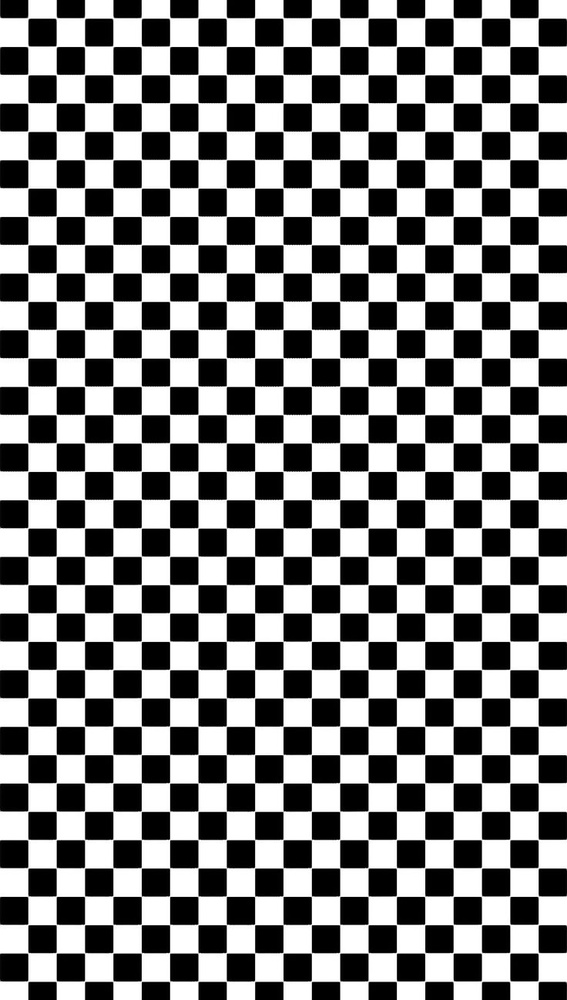
#> input picture resim.jpg, 567 x 1000 px, shrunk from 736 x 1299 before the run
$ python gorev2.py   (older library calls are emulated)
#> lines starting #> are read from the running program, lines starting #| are printed output that depends on the picture
import cv2
import numpy as np

# 1. Resmi gri tonlamalı (siyah-beyaz) olarak okuyoruz
resim = cv2.imread('resim.jpg', 0)  # 0 parametresi doğrudan gri tonlamalı okur
#> resim is the input picture: shape (1000, 567); min 0, max 255, mean 129.9

# 2. Hocanın istediği gibi filtre öncesi Gauss ile yumuşatma yapıyoruz
# 3x3 çekirdek gürültüyü hafifçe azaltmak için yeterli
yumusatilmis = cv2.GaussianBlur(resim, (3, 3), 0)

# 3. İkinci görevdeki 3x3 Yatay Prewitt Çekirdeği
# Üst satır negatif, alt satır pozitif -> Yatay kenarları bulur
cekirdek_yatay = np.array([
    [-1, -1, -1],
    [ 0,  0,  0],
    [ 1,  1,  1]
], dtype=np.float32)

# 4. Çekirdeği resim üzerinde gezdiriyoruz (Konvolüsyon işlemi)
# Negatif piksel farklarını kaybetmemek için float64 kullanıyoruz
kenarlar = cv2.filter2D(yumusatilmis, cv2.CV_64F, cekirdek_yatay)
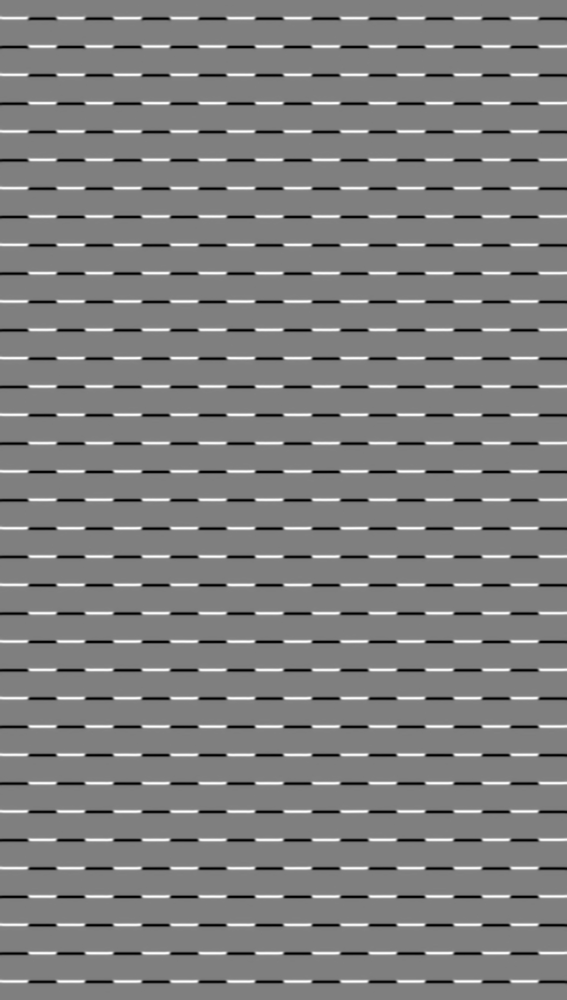
#> kenarlar: shape (1000, 567) float64; min -573, max 573, mean 0; drawn with min black and max white

# 5. Negatif çıkan değerlerin mutlak değerini alıp 0-255 arasına çekiyoruz
sonuc = np.abs(kenarlar)
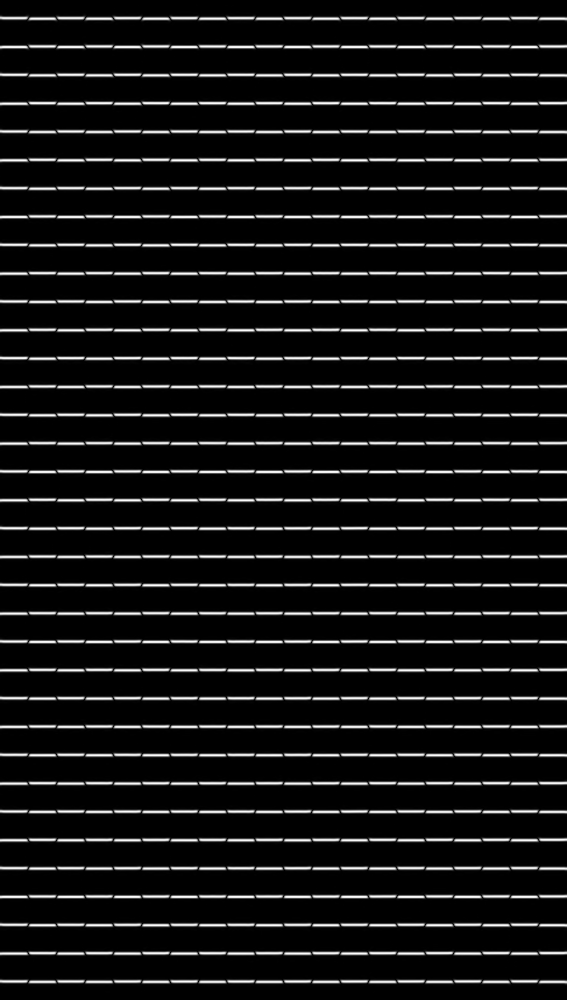
#> sonuc: shape (1000, 567) float64; min 0, max 573, mean 50.6; drawn with min black and max white
sonuc = np.uint8(sonuc)
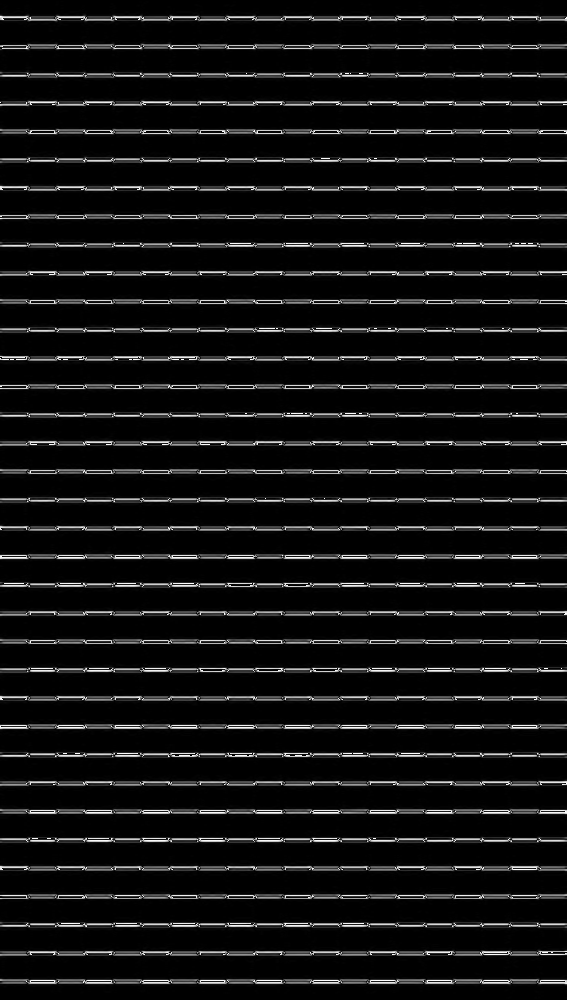
#> sonuc: shape (1000, 567); min 0, max 255, mean 19

# 6. Sonuçları ekranda gösterip bir tuşa basılmasını bekliyoruz
cv2.imshow('Orijinal Resim', resim)
cv2.imshow('Gorev 2 - Yatay Prewitt', sonuc)

cv2.waitKey(0)
cv2.destroyAllWindows()
